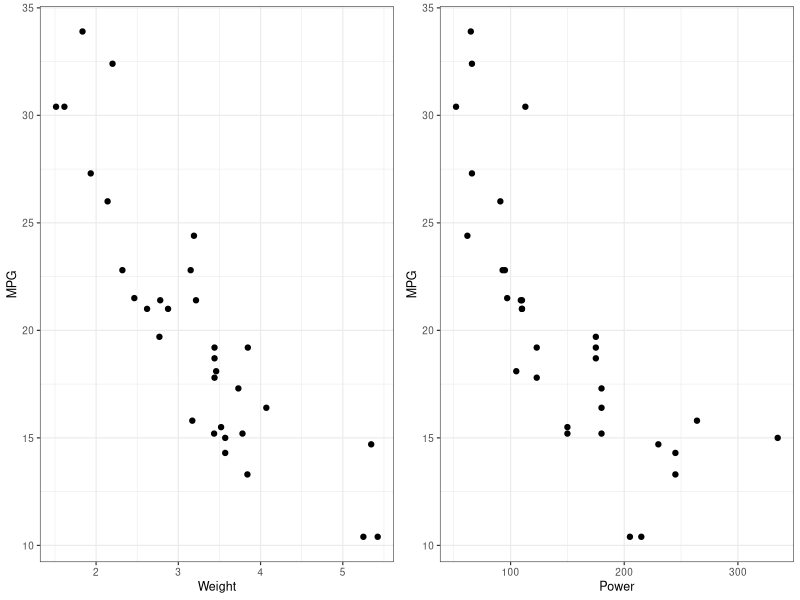

This chart was generated by the following R code:
library(ggplot2)
library(gridExtra)

p1 <- ggplot(mtcars, aes(wt, mpg)) + geom_point() + labs(x = "Weight", y = "MPG") + theme_bw(base_size = 9)
p2 <- ggplot(mtcars, aes(hp, mpg)) + geom_point() + labs(x = "Power", y = "MPG") + theme_bw(base_size = 9)
ggsave("figure.png", grid.arrange(p1, p2, ncol = 2), width = 10, height = 4)
